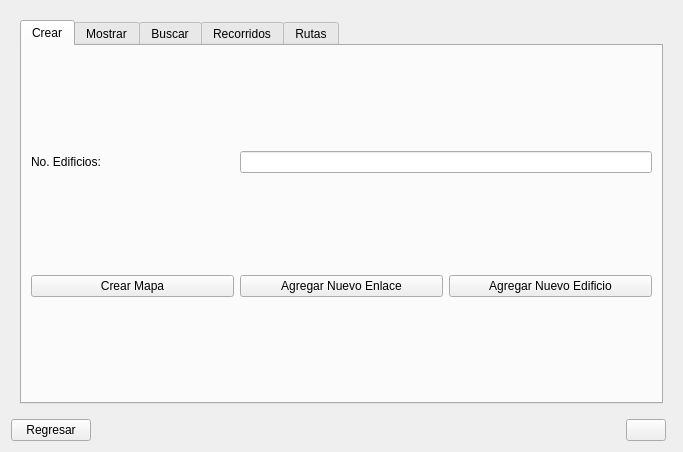
<?xml version="1.0" encoding="UTF-8"?>
<ui version="4.0">
 <class>MenuMapa</class>
 <widget class="QWidget" name="MenuMapa">
  <property name="geometry">
   <rect>
    <x>0</x>
    <y>0</y>
    <width>683</width>
    <height>452</height>
   </rect>
  </property>
  <property name="windowTitle">
   <string>Menu Mapa</string>
  </property>
  <property name="windowIcon">
   <iconset>
    <normaloff>../icons/descarga.png</normaloff>../icons/descarga.png</iconset>
  </property>
  <layout class="QGridLayout" name="gridLayout_12">
   <item row="1" column="1">
    <spacer name="horizontalSpacer">
     <property name="orientation">
      <enum>Qt::Horizontal</enum>
     </property>
     <property name="sizeHint" stdset="0">
      <size>
       <width>40</width>
       <height>20</height>
      </size>
     </property>
    </spacer>
   </item>
   <item row="0" column="0" colspan="4">
    <widget class="QStackedWidget" name="stackedWidget_3">
     <property name="enabled">
      <bool>true</bool>
     </property>
     <property name="currentIndex">
      <number>0</number>
     </property>
     <widget class="QWidget" name="stackedWidget_3Page1" native="true">
      <layout class="QGridLayout" name="gridLayout_6">
       <item row="0" column="0">
        <widget class="QTabWidget" name="tabWidget">
         <property name="currentIndex">
          <number>0</number>
         </property>
         <widget class="QWidget" name="tab">
          <attribute name="title">
           <string>Crear</string>
          </attribute>
          <layout class="QGridLayout" name="gridLayout_4">
           <item row="1" column="1">
            <widget class="QPushButton" name="pushButton_2">
             <property name="text">
              <string>Crear Mapa</string>
             </property>
             <property name="autoDefault">
              <bool>true</bool>
             </property>
            </widget>
           </item>
           <item row="0" column="1">
            <widget class="QLabel" name="label_2">
             <property name="text">
              <string>No. Edificios:</string>
             </property>
            </widget>
           </item>
           <item row="1" column="2">
            <widget class="QPushButton" name="pushButton_10">
             <property name="text">
              <string>Agregar Nuevo Enlace</string>
             </property>
             <property name="autoDefault">
              <bool>true</bool>
             </property>
            </widget>
           </item>
           <item row="1" column="3">
            <widget class="QPushButton" name="pushButton_6">
             <property name="text">
              <string>Agregar Nuevo Edificio</string>
             </property>
             <property name="autoDefault">
              <bool>true</bool>
             </property>
            </widget>
           </item>
           <item row="0" column="2" colspan="2">
            <widget class="QLineEdit" name="lineEdit_2"/>
           </item>
          </layout>
         </widget>
         <widget class="QWidget" name="tab_2">
          <attribute name="title">
           <string>Mostrar</string>
          </attribute>
          <layout class="QGridLayout" name="gridLayout_2">
           <item row="0" column="0">
            <widget class="QTextBrowser" name="textBrowser"/>
           </item>
           <item row="1" column="0">
            <widget class="QPushButton" name="pushButton_3">
             <property name="text">
              <string>Mostrar</string>
             </property>
             <property name="autoDefault">
              <bool>true</bool>
             </property>
            </widget>
           </item>
          </layout>
         </widget>
         <widget class="QWidget" name="tab_3">
          <attribute name="title">
           <string>Buscar</string>
          </attribute>
          <layout class="QGridLayout" name="gridLayout_3">
           <item row="1" column="2">
            <widget class="QPushButton" name="pushButton_4">
             <property name="text">
              <string>Buscar</string>
             </property>
             <property name="autoDefault">
              <bool>true</bool>
             </property>
            </widget>
           </item>
           <item row="1" column="0">
            <widget class="QLabel" name="label">
             <property name="text">
              <string>Edificio:</string>
             </property>
            </widget>
           </item>
           <item row="1" column="1">
            <widget class="QLineEdit" name="lineEdit">
             <property name="placeholderText">
              <string>Código</string>
             </property>
            </widget>
           </item>
           <item row="0" column="0" colspan="3">
            <widget class="QTextBrowser" name="textBrowser_2"/>
           </item>
          </layout>
         </widget>
         <widget class="QWidget" name="tab_8">
          <attribute name="title">
           <string>Recorridos</string>
          </attribute>
          <layout class="QGridLayout" name="gridLayout_9">
           <item row="3" column="0">
            <widget class="QPushButton" name="pushButton_12">
             <property name="text">
              <string>Profundidad</string>
             </property>
             <property name="autoDefault">
              <bool>true</bool>
             </property>
            </widget>
           </item>
           <item row="3" column="1">
            <widget class="QPushButton" name="pushButton_11">
             <property name="text">
              <string>Anchura</string>
             </property>
             <property name="autoDefault">
              <bool>true</bool>
             </property>
            </widget>
           </item>
           <item row="0" column="0" rowspan="2" colspan="2">
            <widget class="QTextBrowser" name="textBrowser_7"/>
           </item>
           <item row="2" column="0" colspan="2">
            <widget class="QLineEdit" name="lineEdit_7">
             <property name="placeholderText">
              <string>Origen</string>
             </property>
            </widget>
           </item>
          </layout>
         </widget>
         <widget class="QWidget" name="tab_9">
          <attribute name="title">
           <string>Rutas</string>
          </attribute>
          <layout class="QGridLayout" name="gridLayout_10">
           <item row="0" column="0" colspan="2">
            <widget class="QTextBrowser" name="textBrowser_8"/>
           </item>
           <item row="1" column="0">
            <widget class="QLineEdit" name="lineEdit_8">
             <property name="placeholderText">
              <string>Origen</string>
             </property>
            </widget>
           </item>
           <item row="1" column="1">
            <widget class="QPushButton" name="pushButton_13">
             <property name="text">
              <string>Anchura</string>
             </property>
             <property name="autoDefault">
              <bool>true</bool>
             </property>
            </widget>
           </item>
           <item row="2" column="0">
            <widget class="QLineEdit" name="lineEdit_9">
             <property name="placeholderText">
              <string>Destino</string>
             </property>
            </widget>
           </item>
           <item row="2" column="1">
            <widget class="QPushButton" name="pushButton_14">
             <property name="text">
              <string>Profundiad</string>
             </property>
             <property name="autoDefault">
              <bool>true</bool>
             </property>
            </widget>
           </item>
          </layout>
         </widget>
        </widget>
       </item>
      </layout>
     </widget>
     <widget class="QWidget" name="stackedWidget_3Page2" native="true">
      <layout class="QGridLayout" name="gridLayout_11">
       <item row="0" column="0">
        <widget class="QTabWidget" name="tabWidget_2">
         <property name="currentIndex">
          <number>0</number>
         </property>
         <widget class="QWidget" name="tab_4">
          <attribute name="title">
           <string>Mostrar Edificios</string>
          </attribute>
          <layout class="QGridLayout" name="gridLayout_13">
           <item row="0" column="0">
            <widget class="QTextBrowser" name="textBrowser_9"/>
           </item>
           <item row="1" column="0">
            <widget class="QPushButton" name="pushButton_mostarEdificios">
             <property name="text">
              <string>Mostrar</string>
             </property>
             <property name="autoDefault">
              <bool>true</bool>
             </property>
            </widget>
           </item>
          </layout>
         </widget>
         <widget class="QWidget" name="tab_10">
          <attribute name="title">
           <string>Modificar Edificio</string>
          </attribute>
          <layout class="QGridLayout" name="gridLayout">
           <item row="0" column="0">
            <widget class="QLineEdit" name="lineEdit_4">
             <property name="placeholderText">
              <string>Código:</string>
             </property>
            </widget>
           </item>
           <item row="0" column="1" rowspan="3">
            <widget class="QTextBrowser" name="textBrowser_5"/>
           </item>
           <item row="1" column="0">
            <widget class="QLineEdit" name="lineEdit_5">
             <property name="placeholderText">
              <string>Nombre:</string>
             </property>
            </widget>
           </item>
           <item row="2" column="0">
            <widget class="QPushButton" name="pushButton_8">
             <property name="text">
              <string>Modificar</string>
             </property>
             <property name="autoDefault">
              <bool>true</bool>
             </property>
            </widget>
           </item>
          </layout>
         </widget>
         <widget class="QWidget" name="tab_11">
          <attribute name="title">
           <string>Modificar Camino</string>
          </attribute>
          <layout class="QGridLayout" name="gridLayout_7">
           <item row="0" column="0">
            <widget class="QComboBox" name="comboBox_3"/>
           </item>
           <item row="0" column="1">
            <widget class="QLabel" name="label_5">
             <property name="text">
              <string>-&gt;</string>
             </property>
            </widget>
           </item>
           <item row="0" column="2">
            <widget class="QComboBox" name="comboBox_4"/>
           </item>
           <item row="0" column="3" rowspan="3">
            <widget class="QTextBrowser" name="textBrowser_6"/>
           </item>
           <item row="1" column="0" colspan="3">
            <widget class="QLineEdit" name="lineEdit_6">
             <property name="placeholderText">
              <string>Distancia</string>
             </property>
            </widget>
           </item>
           <item row="2" column="1" colspan="2">
            <widget class="QPushButton" name="pushButton_9">
             <property name="text">
              <string>Modificar</string>
             </property>
             <property name="autoDefault">
              <bool>true</bool>
             </property>
            </widget>
           </item>
          </layout>
         </widget>
         <widget class="QWidget" name="tab_5">
          <attribute name="title">
           <string>Eliminar Edificio</string>
          </attribute>
          <layout class="QGridLayout" name="gridLayout_8">
           <item row="0" column="0" colspan="3">
            <widget class="QTextBrowser" name="textBrowser_3"/>
           </item>
           <item row="1" column="0">
            <widget class="QLabel" name="label_3">
             <property name="text">
              <string>Edificio:</string>
             </property>
            </widget>
           </item>
           <item row="1" column="1">
            <widget class="QLineEdit" name="lineEdit_3">
             <property name="placeholderText">
              <string>Código</string>
             </property>
            </widget>
           </item>
           <item row="1" column="2">
            <widget class="QPushButton" name="pushButton_5">
             <property name="text">
              <string>Eliminar</string>
             </property>
             <property name="autoDefault">
              <bool>true</bool>
             </property>
            </widget>
           </item>
          </layout>
         </widget>
         <widget class="QWidget" name="tab_7">
          <attribute name="title">
           <string>Eliminar Camino</string>
          </attribute>
          <layout class="QGridLayout" name="gridLayout_5">
           <item row="1" column="0" colspan="3">
            <widget class="QTextBrowser" name="textBrowser_4"/>
           </item>
           <item row="0" column="2">
            <widget class="QComboBox" name="comboBox_2"/>
           </item>
           <item row="0" column="0">
            <widget class="QComboBox" name="comboBox"/>
           </item>
           <item row="2" column="0">
            <widget class="QPushButton" name="pushButton_7">
             <property name="text">
              <string>Eliminar</string>
             </property>
             <property name="autoDefault">
              <bool>true</bool>
             </property>
            </widget>
           </item>
           <item row="0" column="1">
            <widget class="QLabel" name="label_4">
             <property name="text">
              <string>                    -&gt;</string>
             </property>
            </widget>
           </item>
          </layout>
         </widget>
        </widget>
       </item>
      </layout>
     </widget>
    </widget>
   </item>
   <item row="1" column="0">
    <widget class="QPushButton" name="pushButton">
     <property name="text">
      <string>Regresar</string>
     </property>
     <property name="autoDefault">
      <bool>true</bool>
     </property>
    </widget>
   </item>
   <item row="1" column="2">
    <widget class="QPushButton" name="pushButton_16">
     <property name="text">
      <string/>
     </property>
    </widget>
   </item>
  </layout>
 </widget>
 <tabstops>
  <tabstop>pushButton</tabstop>
 </tabstops>
 <resources/>
 <connections/>
</ui>
